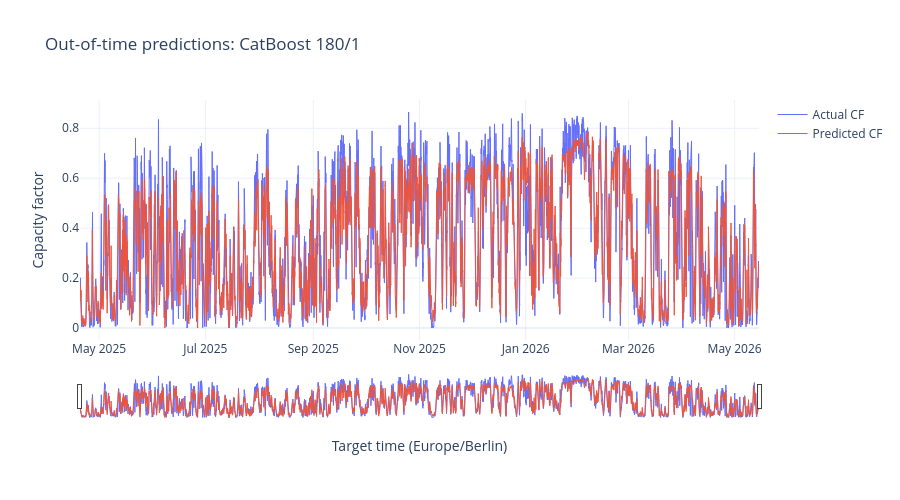

Notebook code for this chart:
### Markdown cell above
### Looking at the predictions behind the scores

The selected candidate below is shown with the actual capacity factor. The range slider allows a closer look at ramps and sustained errors. Selection is based on the table above; this plot is a diagnostic, not an extra tuning step.

### Code cell
import plotly.graph_objects as go

selected = predictions.loc[(predictions[KEYS] == recommended[KEYS]).all(axis=1)].sort_values("target_time")
fig = go.Figure()
fig.add_scatter(x=selected.target_time, y=selected.actual, name="Actual CF", mode="lines", line=dict(width=1))
fig.add_scatter(x=selected.target_time, y=selected.prediction, name="Predicted CF", mode="lines", line=dict(width=1))
fig.update_layout(title=f"Out-of-time predictions: {label(recommended)}", template="plotly_white",
                  xaxis=dict(title="Target time (Europe/Berlin)", rangeslider=dict(visible=True)),
                  yaxis_title="Capacity factor", hovermode="x unified", height=500)
fig.write_html(OUTPUT_DIR / "selected_predictions.html", include_plotlyjs=True)
fig.show()
selected.to_parquet(OUTPUT_DIR / "selected_predictions.parquet", index=False)

### Figure 1 — Plotly figure (JSON) as saved in the notebook; plotly's stock layout.template omitted (floating-point values rounded to 4 significant figures; data arrays with more than 128 entries replaced by an {"elided": "..."} marker saying what was removed)
{"data": [{"line": {"width": 1}, "mode": "lines", "name": "Actual CF", "type": "scatter", "x": {"elided": "37440 str values"}, "y": {"elided": "37440 float values"}}, {"line": {"width": 1}, "mode": "lines", "name": "Predicted CF", "type": "scatter", "x": {"elided": "37440 str values"}, "y": {"elided": "37440 float values"}}], "layout": {"height": 500, "hovermode": "x unified", "title": {"text": "Out-of-time predictions: CatBoost 180/1"}, "xaxis": {"rangeslider": {"visible": true}, "title": {"text": "Target time (Europe/Berlin)"}}, "yaxis": {"title": {"text": "Capacity factor"}}}}
